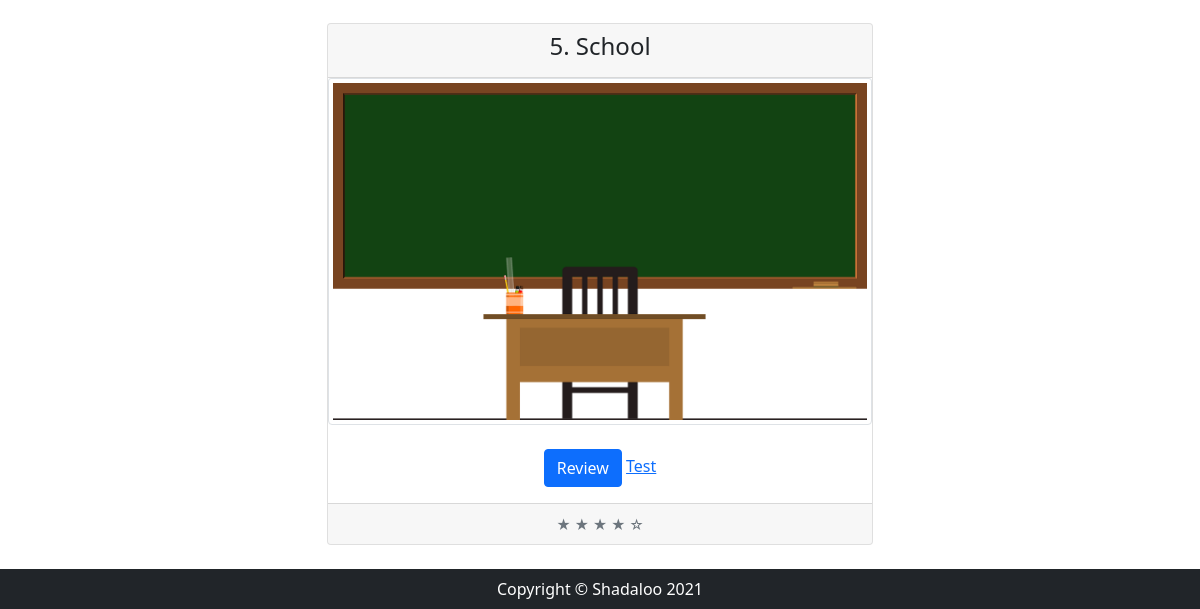
The app's page /units/ (signed in, lower part), older data.
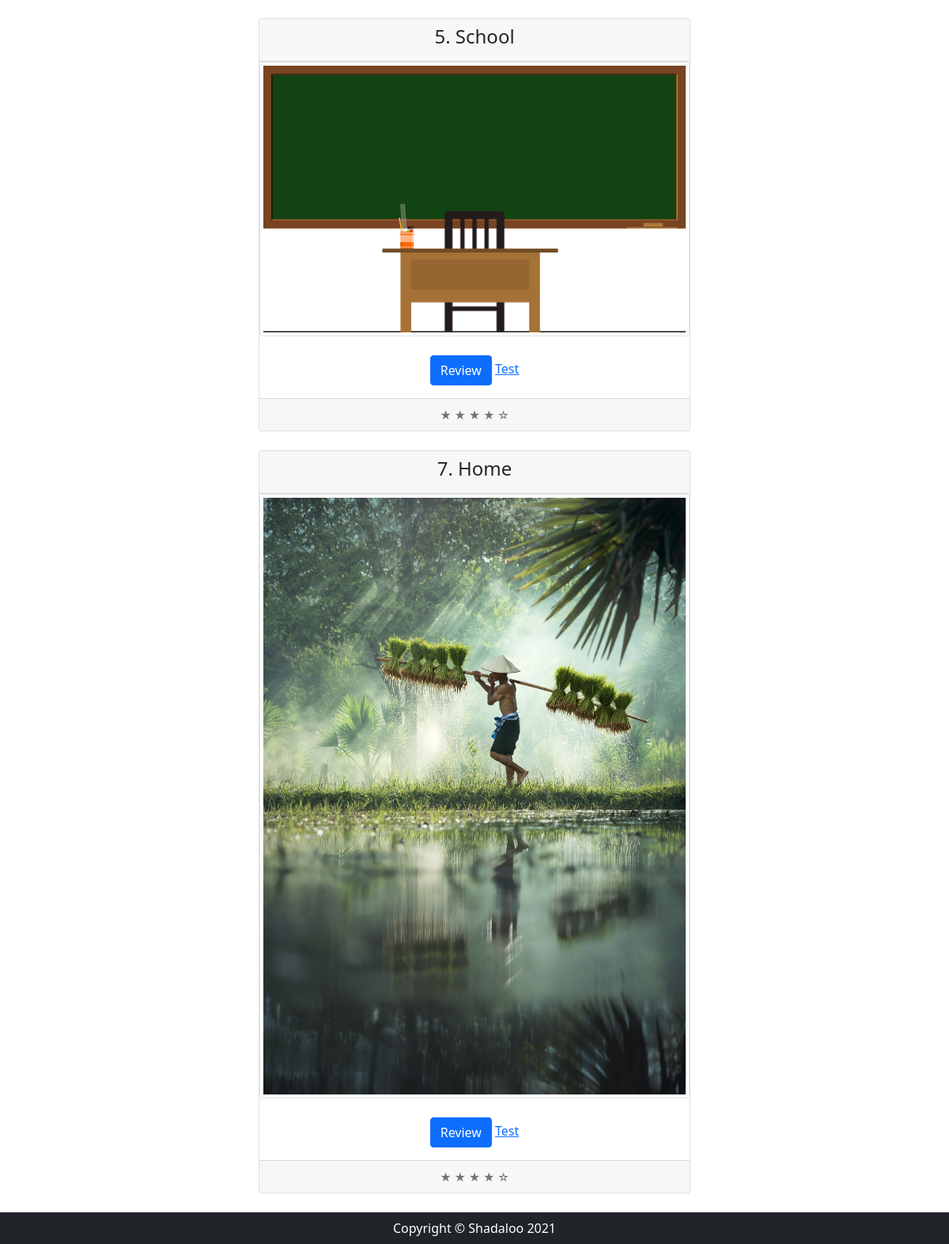
The same page, newer data.
### units/models.py (models this page shows, shortened)
class Unit(models.Model):
    number = models.CharField(max_length = 250)
    unit_name = models.CharField(max_length = 100)
    image = models.ImageField(upload_to = get_upload_path, default= "default.png")

### units/views.py (the view)
# urls.py: path('', views.unit_list),
@login_required(login_url="/accounts/login")
def unit_list(request):
    units = Unit.objects.all().order_by("number")
    return render(request, "units/unit_list.html", {'units' : units} )

### units/templates/units/unit_list.html (shortened to what this page needs)
{% extends 'base.html' %}
        {% block pagecontent %}
        <div class="row">
            <div class="units">
                {% for unit in units %}
                <div class ="unit">
                    <div class="col-lg-12 col-md-12 mt-4">
                        <div class="card h-100 text-center">
                            <div class="card-header">
                                <h4 class="card-title">{{ unit.number }}. {{ unit.unit_name }}</h4>
                            </div>
                            <img class="card-img-top img-thumbnail" src ="{{ unit.image.url }}" alt="..." />
                            <div class="card-body">
                                <p class="card-text">
                                    <a href="{% url 'units:review' unit=unit.unit_name %}" class="btn btn-primary">Review</a>
                                    <a href="#">Test</a>
                                </p>
                            </div>
                            <div class="card-footer"><small class="text-muted">★ ★ ★ ★ ☆</small></div>
                        </div>
                    </div>
                </div>
                {% endfor %}
            </div>
        </div>
        {% endblock %}

### templates/base.html (shortened to what this page needs)
<!DOCTYPE html>
<html lang="en">
    <head>
        {% load static %}
        <link href="https://cdn.jsdelivr.net/npm/bootstrap@5.0.1/dist/css/bootstrap.min.css" rel="stylesheet">
        <link rel="stylesheet" href="https://cdn.jsdelivr.net/npm/bootstrap-icons@1.5.0/font/bootstrap-icons.css">
        <link href="{% static 'css/custom.css' %}" rel="stylesheet">
    </head>
    <body>
        <div class="container">
            <div class="row">
                <div class="col-lg-3">
                </div>
                <div class="col-lg-6">
                {% block pagecontent %}
                {% endblock %}
                </div>
                <div class="col-lg-3">
                </div>
            </div>
        </div>
        <footer class="py-2 bg-dark mt-4">
            <div class="container"><p class="m-0 text-center text-white">Copyright &copy; Shadaloo 2021</p></div>
        </footer>
    </body>
</html>

Row changes from the older to the newer data that the page shows:
added Unit: number "7", unit_name "Home", image (picture)
